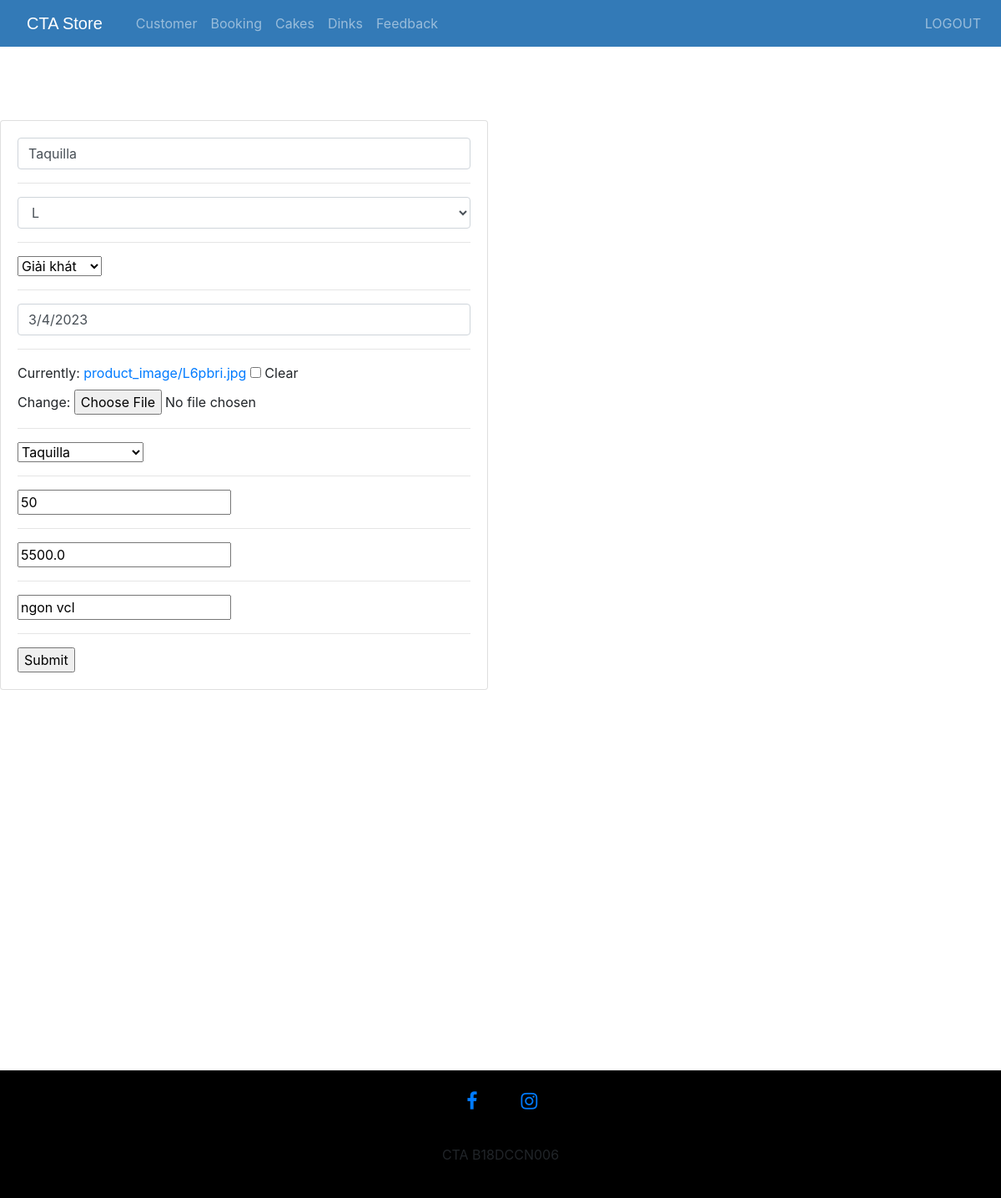
Screenshot of /update-drink/3 (signed in) with the database file from the repository.
### ecom/models.py (models this page shows)
class Drink(models.Model):
    name=models.CharField(max_length=40)
    SIZE =(
        ('L','L'),
        ('M','M'),
        ('XL','XL'),
    )
    size = models.CharField(max_length=200, null = True, choices = SIZE)
    TYPE =(
        ('Giải khát','Giải khát'),
        ('Nước ngọt','Nước ngọt'),
        ('Trà sữa','Trà sữa'),
    )
    type = models.CharField(max_length=200, null = True, choices = TYPE)
    expiry = models.CharField(max_length=40, null = True)
    def __str__(self):
        return self.name

class Drinkitem(models.Model):
    product_image= models.ImageField(upload_to='product_image/',null=True,blank=True)
    drink = models.ForeignKey('Drink', on_delete=models.CASCADE,null=True)
    discount=models.PositiveIntegerField()
    price=models.FloatField()
    description=models.CharField(max_length=40)

### ecom/views.py (the view, shortened to what this page needs)
# urls.py: path('update-drink/<int:pk>', views.update_drink_view,name='update-drink'),
@login_required(login_url='adminlogin')
def update_drink_view(request,pk):
    drinkitem = models.Drinkitem.objects.get(id=pk)
    productItemForm = forms.DrinkItemForm(instance=drinkitem)
    productForm = forms.DrinkForm(instance=drinkitem.drink)
    context = {'productForm' : productForm, 'productItemForm' : productItemForm}
    return render(request,'ecom/admin_update_drink.html',context)

### ecom/forms.py
class DrinkForm(forms.ModelForm):
    class Meta:
        model=models.Drink
        fields=['name','size','type', 'expiry']

class DrinkItemForm(forms.ModelForm):
    class Meta:
        model=models.Drinkitem
        fields= '__all__'

### templates/ecom/admin_update_drink.html (shortened to what this page needs)
{% extends 'ecom/admin_base.html' %}
{% load widget_tweaks %}
{% block content %}
<head>
  <link href="//maxcdn.bootstrapcdn.com/bootstrap/4.1.1/css/bootstrap.min.css" rel="stylesheet" id="bootstrap-css">
</head>
<br><br><br><br><br><br>
<div class="row">
	<div class="col-md-6">
		<div class="card card-body">
			<form action="" method="POST" enctype="multipart/form-data">
				{% for form in productForm %}
					{{form}}
					<hr>
				{% endfor %}
        {% for formItem in productItemForm %}
					{{formItem}}
					<hr>
				{% endfor %}
				<input type="submit" name="Submit">
			</form>
		</div>
	</div>
</div>
{% endblock content %}

### templates/ecom/admin_update_drink.html (style rules this page uses)
a:link { text-decoration: none; }
.form-control { border-radius: 1.5rem; }

### rows the page displays
Drink: productForm "Taquilla" "L" "Giải khát" "3/4/2023"
Drinkitem: productItemForm "Taquilla" "50" "5500.0" "ngon vcl"
